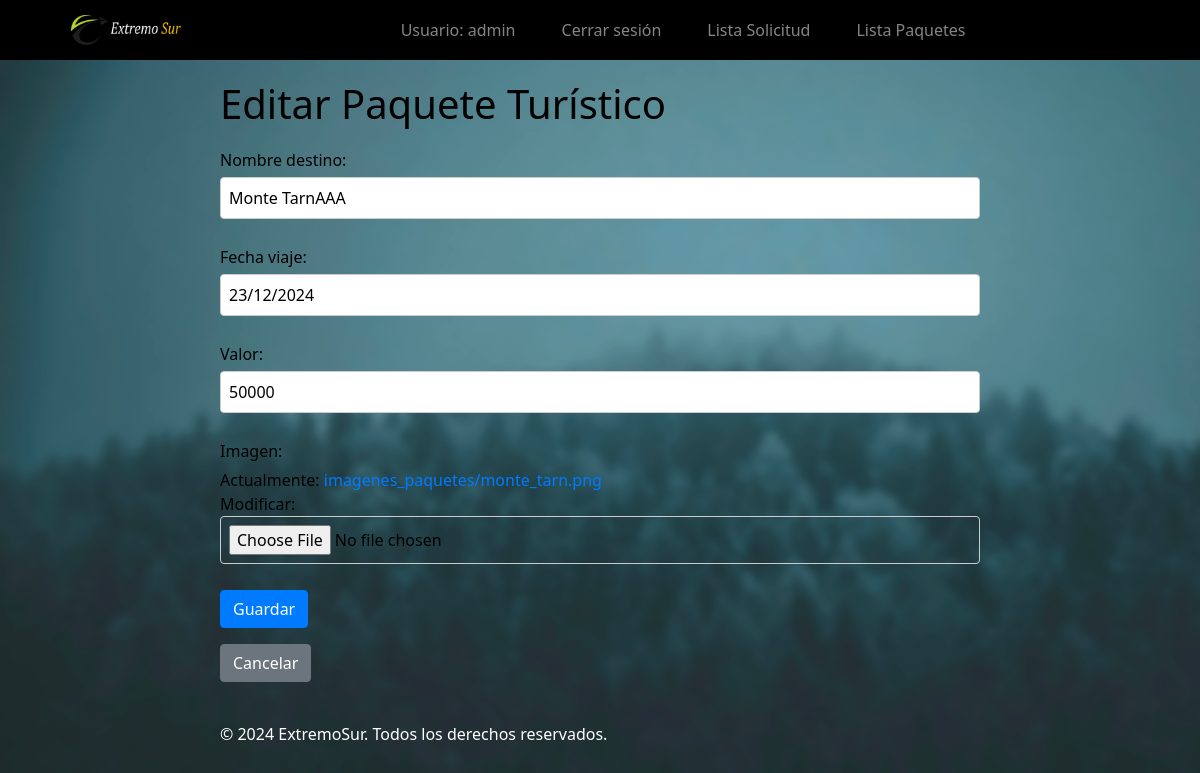
Screenshot of /paquetes/update/9/ (signed in) with the database file from the repository.
### gestionviajes/models.py (models this page shows, shortened)
class PaqueteTuristico(models.Model):
    nombre_destino = models.CharField(max_length=100)
    fecha_viaje = models.DateField()
    valor = models.IntegerField()  # Cambiado a IntegerField para no tener decimales
    imagen = models.ImageField(upload_to='imagenes_paquete/')

### gestionviajes/views.py (the view)
# urls.py: path('paquetes/update/<int:id>/', views.paquete_update, name='paquete_update'),
@staff_member_required
def paquete_update(request, id):
    paquete = get_object_or_404(PaqueteTuristico, id=id)
    if request.method == 'POST':
        form = PaqueteForm(request.POST, instance=paquete)
        if form.is_valid():
            form.save()
            return redirect('paquete_list')
    else:
        form = PaqueteForm(instance=paquete)
    return render(request, 'paquete_form.html', {'form': form})

### gestionviajes/forms.py
class BuscarPaqueteForm(forms.Form):
    query = forms.CharField(label='Buscar paquete', max_length=100)

class PaqueteForm(forms.ModelForm):
    class Meta:
        model = PaqueteTuristico
        fields = ['nombre_destino', 'fecha_viaje', 'valor' ,'imagen']

### gestionviajes/context_processors.py (called while the page is built)
def search_form(request):
    return {'buscar_form': BuscarPaqueteForm()}

### gestionviajes/templates/paquete_form.html (shortened to what this page needs)
{% extends 'base.html' %}
{% load static %}
{% block content %}
    <div class="container">
        <h1>{% if form.instance.pk %}Editar Paquete Turístico{% else %}Crear Paquete Turístico{% endif %}</h1>
        <form method="post">
            {{ form.as_p }}
            <button type="submit" class="btn btn-primary">Guardar</button>
        </form>
        <a href="{% url 'paquete_list' %}" class="btn btn-secondary mt-3">Cancelar</a>
    </div>
{% endblock %}

### gestionviajes/templates/base.html (shortened to what this page needs)
<!DOCTYPE html>
<html lang="es">
<head>
    {% load static %}
    <link rel="stylesheet" href="https://cdn.jsdelivr.net/npm/bootstrap@4.6.2/dist/css/bootstrap.min.css"
>
    <link rel="stylesheet" href="{% static 'css/styles.css' %}" />
    <link rel="stylesheet" href="https://cdnjs.cloudflare.com/ajax/libs/font-awesome/5.15.4/css/all.min.css">
</head>
<body>
    <header>
        <nav class="navbar navbar-expand-lg">
            <div class="container-fluid">
              <a class="navbar-brand" href="{% url 'index' %}">
                <img src="{% static 'img/logo_extremo_sur.png' %}" class="d-inline-block align-top" alt="Logo">
              </a>
              <div class="collapse navbar-collapse" id="navbarScroll">
                <ul class="navbar-nav mx-auto">
                  {% if user.is_authenticated %}
                    <li class="nav-item no-hover">
                      <span class="nav-link">Usuario: {{ user.username }}</span>
                    </li>
                  {% endif %}
                  {% if user.is_authenticated %}
                    <li class="nav-item">
                      <a class="nav-link" href="{% url 'logout' %}">Cerrar sesión</a>
                    </li>
                  {% else %}
                    <li class="nav-item">
                      <a class="nav-link" href="{% url 'login' %}">Iniciar sesión</a>
                    </li>
                  {% endif %}
                {% if user.is_staff %}
                <li class="nav-item">
                  <a class="nav-link" href="{% url 'contacto_list' %}"> Lista Solicitud
                  </a>
                </li>
              {% endif %}
              {% if user.is_staff %}
              <li class="nav-item">
                <a class="nav-link" href="{% url 'paquete_list' %}"> Lista Paquetes
                </a>
              </li>
            {% endif %}
                </ul>
              </div>
            </div>
          </nav>
    </header>
    {% block content %}{% endblock %}
    <footer>
        <div class="container">
            <p style="color: white">&copy; 2024 ExtremoSur. Todos los derechos reservados.</p>
        </div>
    </footer>
</body>
</html>

### gestionviajes/static/css/styles.css (style rules this page uses)
body { font-family: 'system-ui', '-apple-system', 'Segoe UI', 'Roboto', 'Helvetica Neue', 'Arial', 'sans-serif'; color: #000000; margin: 0; padding: 0; background-image: url('/static/img/fondo.png'); background-repeat: repeat-y; background-attachment: fixed; background-size: cover; }
.navbar { background-color: #000000; }
.navbar-nav .nav-item { margin: 0 15px; }
.navbar-nav .nav-link { color: #858585; padding: 10px 15px; transition: color 0.3s ease, background-color 0.3s ease; }
.navbar-brand img { max-height: 30px; margin-left: 20px; padding-left: 20px; }
form { margin-top: 20px; }
form label { display: block; margin-bottom: 5px; }
form input, form textarea { width: 100%; padding: 8px; margin-bottom: 10px; border: 1px solid #ccc; border-radius: 4px; box-sizing: border-box; }
form button { background-color: #4CAF50; color: white; padding: 10px 20px; border: none; border-radius: 4px; cursor: pointer; }
.container { max-width: 800px; margin: 0 auto; padding: 20px; }
.no-hover .nav-link { pointer-events: none; cursor: default; }

### rows the page displays
PaqueteTuristico: nombre_destino "Monte TarnAAA", fecha_viaje "23/12/2024", valor "50000"

### other values shown
{{ user.username }} "admin"
